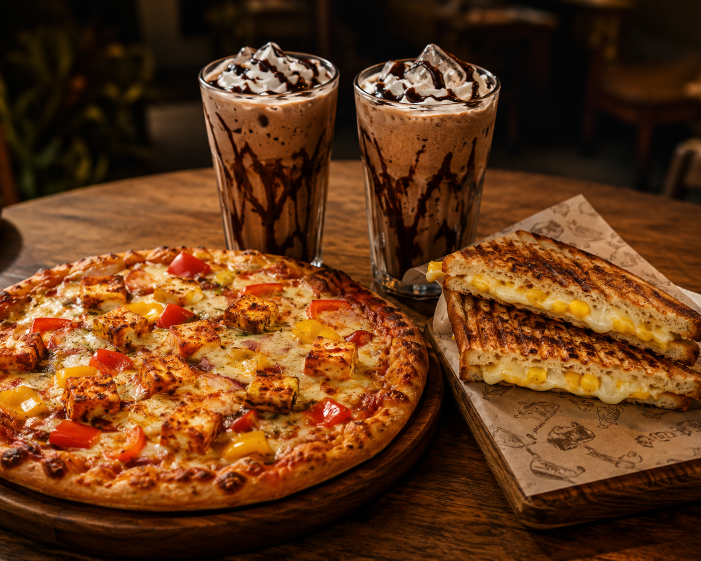
#> input picture images/menu_images/1 Ch. Peppy Paneer Pizza + 1 Ch. Corn Sandwich + 2 Cold Coffe.png, 1402 x 1122 px (shown at 1/2 size); its folder holds 3 pictures in this run
$ python convertImagesToWebp.py
#> lines starting #> are read from the running program, lines starting #| are printed output that depends on the picture
import os
from PIL import Image

menu_dir = os.path.normpath(os.path.join(os.path.dirname(__file__), '..', '..', 'images', 'menu_images'))
logo_path = os.path.normpath(os.path.join(os.path.dirname(__file__), '..', '..', 'images', 'logo.png'))

print("Converting all 92MB PNG menu images to high-performance WebP (<25KB)...")

total_orig = 0
total_new = 0

for filename in os.listdir(menu_dir):
    if filename.endswith('.png') or filename.endswith('.jpg'):
        filepath = os.path.join(menu_dir, filename)
        orig_size = os.path.getsize(filepath)
        total_orig += orig_size

        basename = os.path.splitext(filename)[0]
        webp_filename = f"{basename}.webp"
        webp_path = os.path.join(menu_dir, webp_filename)

        img = Image.open(filepath)
#> img is the input picture: PIL image 1402x1122 RGB; mean R, G, B 100.2, 56.8, 24.6
        img.thumbnail((450, 450), Image.Resampling.LANCZOS)
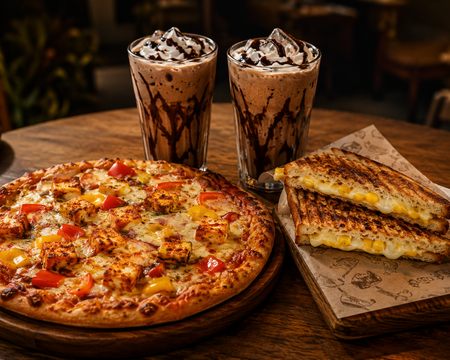
#> img: PIL image 450x360 RGB; mean R, G, B 100.2, 56.8, 24.7
#> pass 3 of the loop `for filename in os.listdir(menu_dir):`:
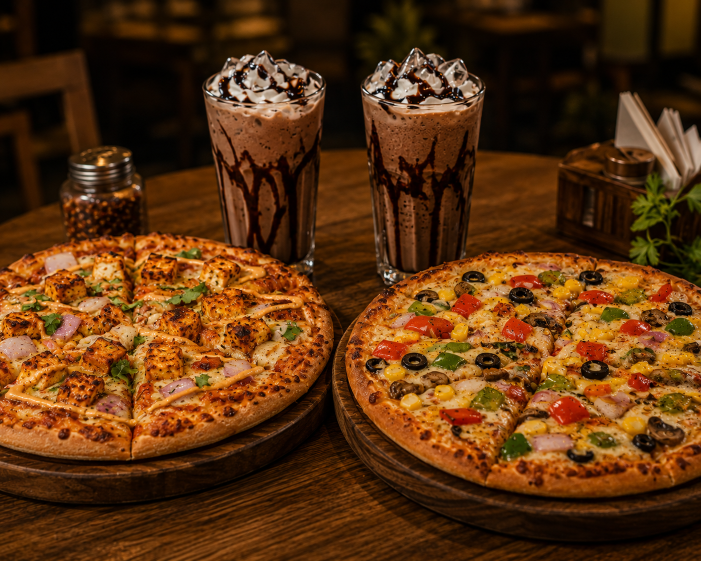
#> input picture images/menu_images/1 Tandoori Pizza + 1 Veg Paradise Pizza + 2 Cold Coffe.png, 1402 x 1122 px (shown at 1/2 size)
#> img is the input picture: PIL image 1402x1122 RGB; mean R, G, B 92.2, 51.5, 16.9
#> `img.thumbnail((450, 450), Image.Resampling.LANCZOS)`:
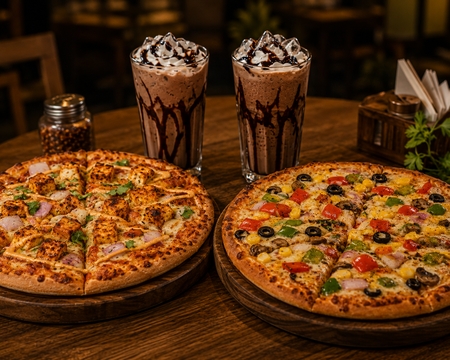
#> img: PIL image 450x360 RGB; mean R, G, B 92.2, 51.5, 16.9
        img.save(webp_path, 'WEBP', quality=82, method=6)

        new_size = os.path.getsize(webp_path)
        total_new += new_size
        print(f"  Processed {filename} ({orig_size/1024:.0f} KB) -> {webp_filename} ({new_size/1024:.0f} KB)")

# Also optimize logo.png
if os.path.exists(logo_path):
    img = Image.open(logo_path)
    img.thumbnail((300, 300), Image.Resampling.LANCZOS)
    img.save(os.path.join(os.path.dirname(__file__), '..', '..', 'images', 'logo.webp'), 'WEBP', quality=85)
    print("  Processed logo.png -> logo.webp")

print(f"\nTotal size reduction: {total_orig / (1024*1024):.1f} MB -> {total_new / (1024*1024):.1f} MB ({((total_orig - total_new)/total_orig)*100:.1f}% space saved!)")
